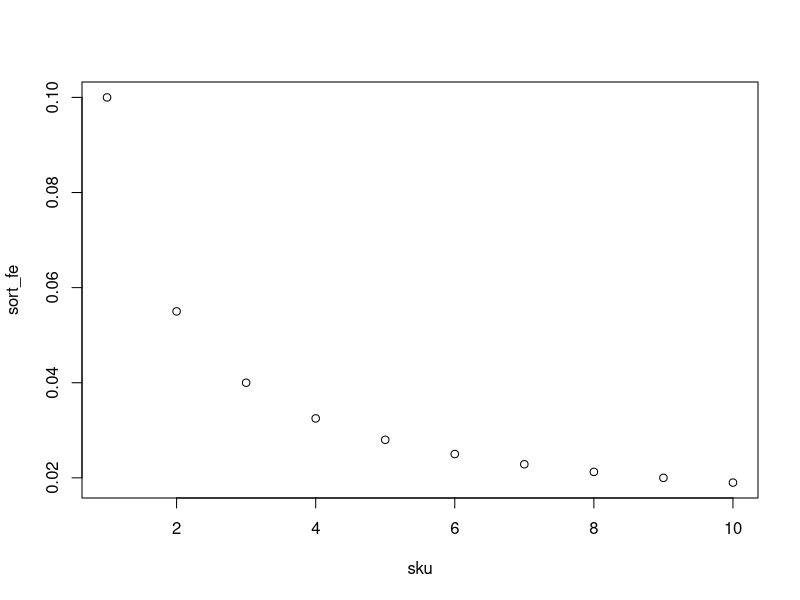
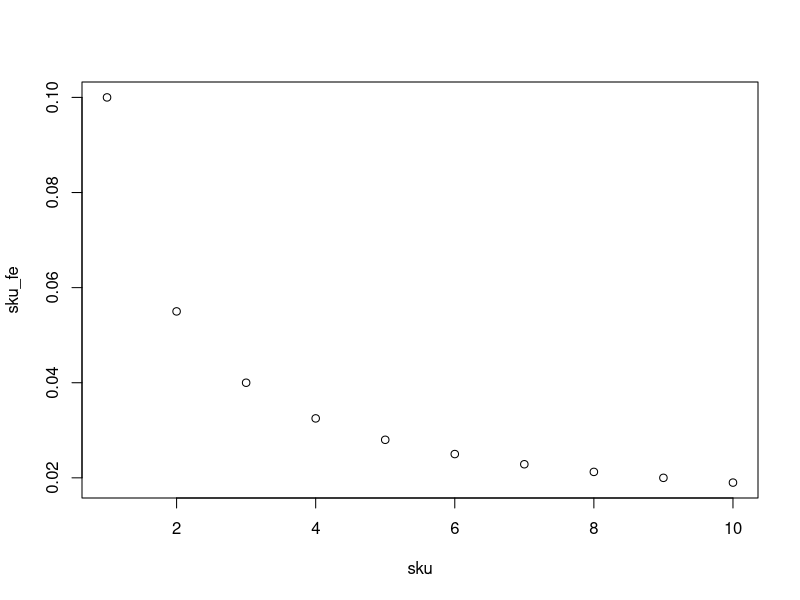
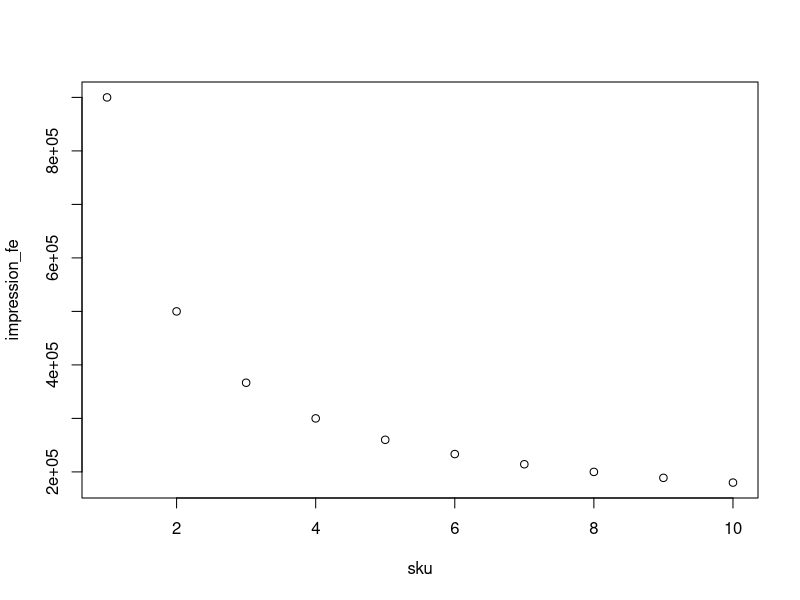

Recreate these plots in R, in order.
sigmoid = function(x){
  1/(1 +exp(-x))
}

base = 0.01
scaler = 0.09
sku = 1:10
sort_fe = base + scaler*(1/sku)
sort_fe
plot(sku, sort_fe)

sku_fe = base + scaler*(1/sku)
sku_fe
plot(sku, sku_fe)

base_impression = 100000
imp_scaler = 800000
impression_fe = base_impression + imp_scaler *(1/sku)
impression_fe
plot(sku, impression_fe)

clicks_1 = sigmoid(sku_fe + sort_fe) * impression_fe
sum(clicks_1)

clicks_2 = sigmoid(rev(sku_fe) + sort_fe) * impression_fe
sum(clicks_2)

